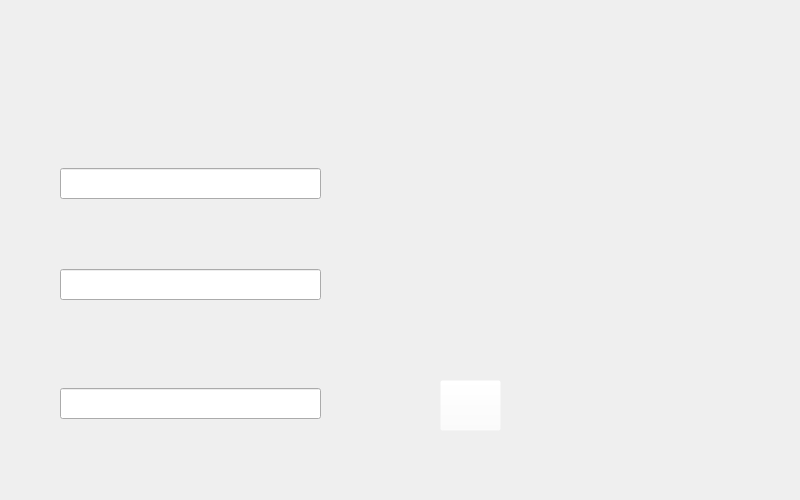
<?xml version="1.0" encoding="UTF-8"?>
<ui version="4.0">
 <class>Form</class>
 <widget class="QWidget" name="Form">
  <property name="geometry">
   <rect>
    <x>0</x>
    <y>0</y>
    <width>800</width>
    <height>500</height>
   </rect>
  </property>
  <property name="windowTitle">
   <string>Form</string>
  </property>
  <widget class="QLabel" name="img_menu">
   <property name="geometry">
    <rect>
     <x>0</x>
     <y>0</y>
     <width>800</width>
     <height>500</height>
    </rect>
   </property>
   <property name="text">
    <string/>
   </property>
   <property name="pixmap">
    <pixmap>../imagens/menu_senha.png</pixmap>
   </property>
  </widget>
  <widget class="QLineEdit" name="lineEdit_nome">
   <property name="geometry">
    <rect>
     <x>60</x>
     <y>168</y>
     <width>261</width>
     <height>31</height>
    </rect>
   </property>
  </widget>
  <widget class="QLineEdit" name="lineEdit_cpf">
   <property name="geometry">
    <rect>
     <x>60</x>
     <y>269</y>
     <width>261</width>
     <height>31</height>
    </rect>
   </property>
  </widget>
  <widget class="QLineEdit" name="lineEdit_senha">
   <property name="geometry">
    <rect>
     <x>60</x>
     <y>388</y>
     <width>261</width>
     <height>31</height>
    </rect>
   </property>
  </widget>
  <widget class="QLabel" name="label_erro">
   <property name="geometry">
    <rect>
     <x>50</x>
     <y>440</y>
     <width>301</width>
     <height>21</height>
    </rect>
   </property>
   <property name="text">
    <string/>
   </property>
  </widget>
  <widget class="QPushButton" name="enter_button">
   <property name="geometry">
    <rect>
     <x>440</x>
     <y>380</y>
     <width>61</width>
     <height>51</height>
    </rect>
   </property>
   <property name="styleSheet">
    <string notr="true">background: rgba(255,255,255,0)</string>
   </property>
   <property name="text">
    <string/>
   </property>
  </widget>
 </widget>
 <resources/>
 <connections/>
</ui>
